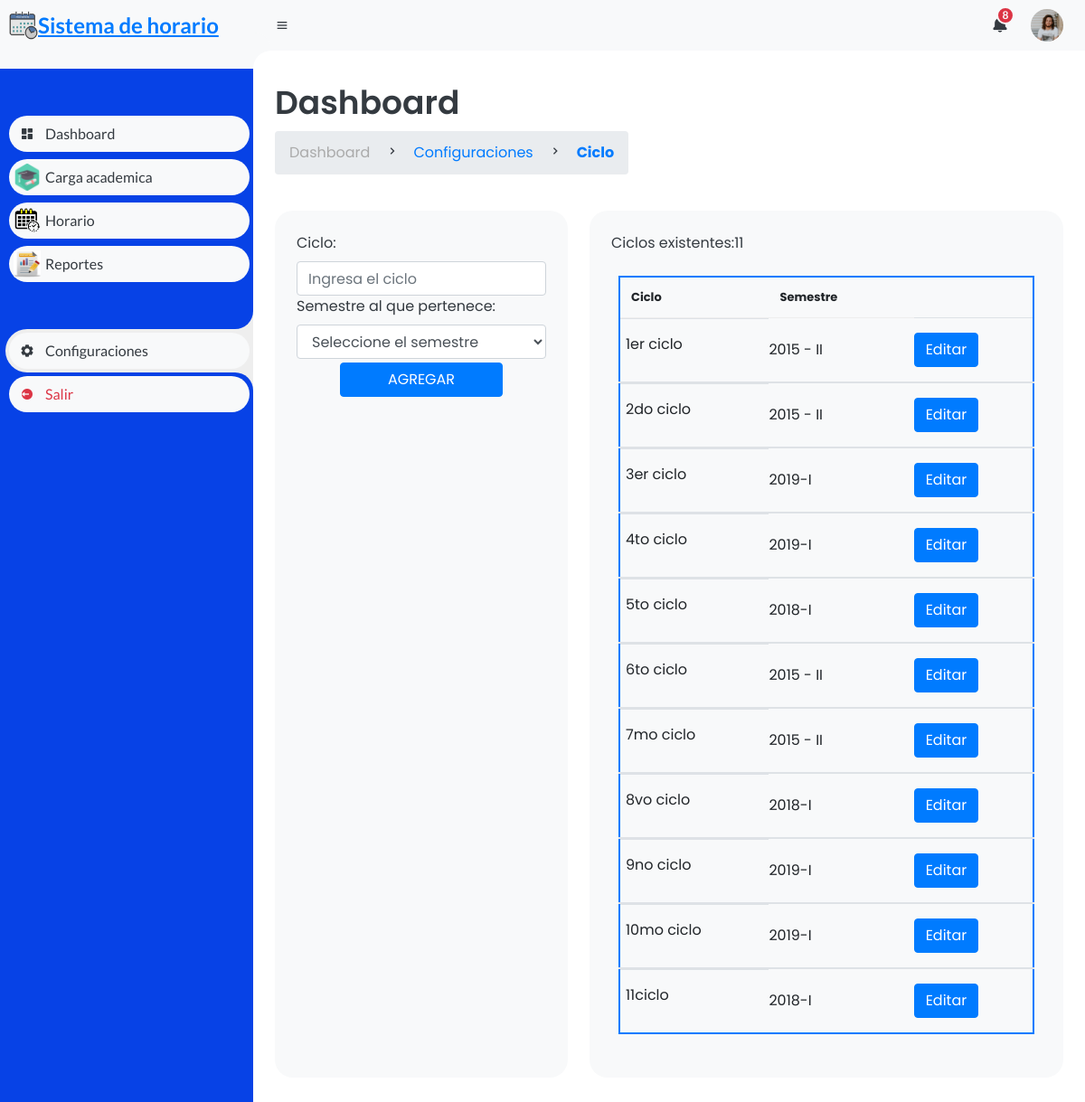
The page /dashboard-admin/configuracion/ciclo.php on the database its author committed.
### tables this page shows
CREATE TABLE IF NOT EXISTS `ciclo` (
  `id_ciclo` int NOT NULL AUTO_INCREMENT,
  `nivel_ciclo` varchar(200) NOT NULL,
  `id_semestre` int NOT NULL,
  PRIMARY KEY (`id_ciclo`)
);

CREATE TABLE IF NOT EXISTS `semestres` (
  `id_semestre` int NOT NULL AUTO_INCREMENT,
  `nombre_semestre` varchar(200) NOT NULL,
  PRIMARY KEY (`id_semestre`)
);

### dashboard-admin/configuracion/ciclo.php (the view, shortened to what this page needs)
<!DOCTYPE html>
<html lang="en">
<head>
    <link href='https://unpkg.com/boxicons@2.0.9/css/boxicons.min.css' rel='stylesheet'>
    <link rel="stylesheet" href="../style.css">
    <link rel="stylesheet" href="https://stackpath.bootstrapcdn.com/bootstrap/4.3.1/css/bootstrap.min.css">
</head>
<body>
    <section id="sidebar" style="background-color: rgb(7, 66, 230);">
        <a href="#" class="brand">
            <img src="../../img/semestre.png" style="width: 32px; height: 32px; margin-left: 10px;" alt="logo restaurantapp">
            <span class="text">Sistema de horario</span>
        </a>
        <ul class="side-menu top">
            <li>
                <a href="../index.php">
                    <i class='bx bxs-dashboard'></i>
                    <span class="text">Dashboard</span>
                </a>
            </li>
            <li>
                <a href="../carga_academica.php">
                    <i class='bx  '>
                        <img src="../../img/carga.png" style="width: 30px; height: 30px;">
                    </i>
                    <span class="text">Carga academica</span>
                </a>
            </li>
            <li>
                <a href="../horario_academico.php">
                    <i class='bx'>
                        <img src="../../img/horario.png" style="width: 30px; height: 30px;">
                    </i>
                    <span class="text">Horario</span>
                </a>
            </li>
            <li>
                <a href="../reportes.php">
                    <i class='bx'>
                        <img src="../../img/reporte.png" style="width: 30px; height: 30px;">
                    </i>
                    <span class="text">Reportes</span>
                </a>
            </li>
        </ul>
        <ul class="side-menu">
            <li class="active">
                <a href="../configuraciones.php">
                    <i class='bx bxs-cog'></i>
                    <span class="text">Configuraciones</span>
                </a>
            </li>
            <li>
                <a href="#" class="logout">
                    <i class='bx bxs-log-out-circle'></i>
                    <span class="text">Salir</span>
                </a>
            </li>
        </ul>
    </section>
    <section id="content">
        <nav>
            <i class='bx bx-menu'></i>
            <a href="#" class="nav-link"></a>
            <form action="#">
                <div class="form-input">
                </div>
            </form>
            <a href="#" class="notification">
                <i class='bx bxs-bell'></i>
                <span class="num">8</span>
            </a>
            <a href="#" class="profile">
                <img src="img/people.png">
            </a>
        </nav>
        <main>
            <div class="head-title">
                <div class="left">
                    <h1>Dashboard</h1>
                    <ul class="breadcrumb">
                        <li>
                            <a href="#">Dashboard</a>
                        </li>
                        <li><i class='bx bx-chevron-right'></i></li>
                        <li>
                            <a class="active" href="../configuraciones.php">Configuraciones</a>
                        </li>
                        <li><i class='bx bx-chevron-right'></i></li>
                        <li>
                            <a class="active" href="ciclo.php"><strong>Ciclo</strong></a>
                        </li>
                    </ul>
                </div>
            </div>
            <?php
            include("../../controlador/conexion.php");
            extract($_GET);
            $queryCiclo2 = mysqli_query($mysqli, "SELECT *FROM ciclo");
            ?>
            <div class="table-data">
                <div class="todo">
                    <form action="" enctype="multipart/form-data" method="post" class="formulario column column--50">
                        <div class="row g-3">
                            <div class="col">
                                <label for="" class="formulario__label">Ciclo: </label>
                                <?php if (!@empty($id_ciclos)) { ?>
                                    <input type="text" name="cicloName" value="<?php echo $nivel_ciclos; ?>" class="form-control" required="required">
                                <?php } else { ?>
                                    <input type="text" name="cicloName" placeholder="Ingresa el ciclo" class="form-control" required="required">
                                <?php } ?>
                            </div>
                        </div>
                        <div class="row g-3">
                            <div class="col">
                                <label for="" class="formulario__label">Semestre al que pertenece: </label>
                                <?php if (!@empty($id_ciclos)) { ?>
                                    <select id="soporte" class="form-control" name="semestreName" required="required">
                                        <?php if ($cantidadSemestres1 > 0) {
                                        ?>
                                            <option value="<?php echo $id_semestre1; ?>" selected="<?php echo $id_semestre1; ?>">
                                                <?php echo $nombre_semestre1; ?>
                                            </option>
                                        <?php } ?>
                                        <?php
                                        $sqlSemestre =  mysqli_query($mysqli, "SELECT * FROM semestres");
                                        $semestres = mysqli_fetch_all($sqlSemestre, MYSQLI_ASSOC);
                                        foreach ($semestres as $rowSemestre) {
                                            $id_semestres = $rowSemestre['id_semestre'];
                                            $nombre_semestres = $rowSemestre['nombre_semestre'];
                                        ?>
                                            <option value="<?php echo $id_semestres; ?>"><?php echo $nombre_semestres; ?></option>
                                        <?php
                                        }
                                        ?>
                                    </select>
                                <?php } else { ?>
                                    <select id="soporte" class="form-control" name="semestreName" required="required">
                                        <option value="" selected="">Seleccione el semestre</option>
                                        <?php
                                        $sqlSemestres =  mysqli_query($mysqli, "SELECT * FROM semestres");
                                        ?>
                                    </select>
                                <?php } ?>
                            </div>
                        </div>
                        <center>
                            <?php if (!@empty($id_ciclo)) { ?>
                                <input type="submit" name="editarCiclo" value="EDITAR" style="width:180px; margin-top: 4px;" class="btn btn-primary">
                                <input type="submit" name="cancelarCiclo" value="CANCELAR" style="width:180px; margin-top: 4px;" class="btn btn-success">
                            <?php } else { ?>
                                <input type="submit" name="agregarCiclo" value="AGREGAR" style="width:180px; margin-top: 4px;" class="btn btn-primary">
                            <?php } ?>
                        </center>
                    </form>
                    <?php
                    $queryCiclo2 = mysqli_query($mysqli, "SELECT *FROM ciclo");
                    $ciclos2 = mysqli_fetch_all($queryCiclo2, MYSQLI_ASSOC);
                    $cantidadCiclo2 = mysqli_num_rows($queryCiclo2);
                    ?>
                </div>
                <div class="order">
                    <p> Ciclos existentes:<?php echo $cantidadCiclo2 ?></p>
                    <div class="container-fluid p-2">
                        <table class="table border-primary" style="border:2px solid blue;">
                            <thead>
                                <tr>
                                    <th scope="col">Ciclo</th>
                                    <th scope="col">Semestre</th>
                                </tr>
                            </thead>
                            <?php
                            if ($cantidadCiclo2 > 0) {
                                foreach ($ciclos2 as $rowCiclo2) {
                                    $id_ciclo2 = $rowCiclo2['id_ciclo'];
                                    $nivel_ciclo2 = $rowCiclo2['nivel_ciclo'];
                                    $id_semestre2 = $rowCiclo2['id_semestre'];
                                    $querySemestre2 = mysqli_query($mysqli, "SELECT *FROM semestres where id_semestre='$id_semestre2'");
                                    $semestres2 = mysqli_fetch_all($querySemestre2, MYSQLI_ASSOC);
                                    $cantidadSemestres2 = mysqli_num_rows($querySemestre2);
                                    foreach ($semestres2 as $rowSemestre2) {
                                        $nombre_semestre2 = $rowSemestre2['nombre_semestre'];
                                    }
                            ?>
                                    <tbody>
                                        <div class="container_card">
                                            <tr>
                                                <td style="vertical-align: middle;"><?php echo $nivel_ciclo2; ?></td>
                                                <?php if ($cantidadSemestres2 > 0) { ?>
                                                    <td style="vertical-align: middle;"><?php echo $nombre_semestre2; ?></td>
                                                <?php } else { ?>
                                                    <td style="vertical-align: middle;">
                                                        Semestre no definido</td>
                                                <?php } ?>
                                                <?php if ($id_ciclo2 == @$id_ciclo) {
                                                } else { ?>
                                                    <td style="vertical-align: middle;"><a href="ciclo.php?id_ciclos=<?php echo $id_ciclo2; ?>" class="btn btn-primary">Editar</a> </td>
                                                <?php } ?>
                                            </tr>
                                        </div>
                                    </tbody>
                            <?php }
                            } ?>
                        </table>
                    </div>
                </div>
            </div>
        </main>
    </section>
</body>
</html>

### rows shown on the page
ciclo: nivel_ciclo "1er ciclo", id_semestre.nombre_semestre "2015 - II"
ciclo: nivel_ciclo "2do ciclo", id_semestre.nombre_semestre "2015 - II"
ciclo: nivel_ciclo "3er ciclo", id_semestre.nombre_semestre "2019-I"
ciclo: nivel_ciclo "4to ciclo", id_semestre.nombre_semestre "2019-I"
ciclo: nivel_ciclo "5to ciclo", id_semestre.nombre_semestre "2018-I"
ciclo: nivel_ciclo "6to ciclo", id_semestre.nombre_semestre "2015 - II"
ciclo: nivel_ciclo "7mo ciclo", id_semestre.nombre_semestre "2015 - II"
ciclo: nivel_ciclo "8vo ciclo", id_semestre.nombre_semestre "2018-I"
ciclo: nivel_ciclo "9no ciclo", id_semestre.nombre_semestre "2019-I"
ciclo: nivel_ciclo "10mo ciclo", id_semestre.nombre_semestre "2019-I"
ciclo: nivel_ciclo "11ciclo", id_semestre.nombre_semestre "2018-I"

### other values the page prints
$cantidadCiclo2 "11"
